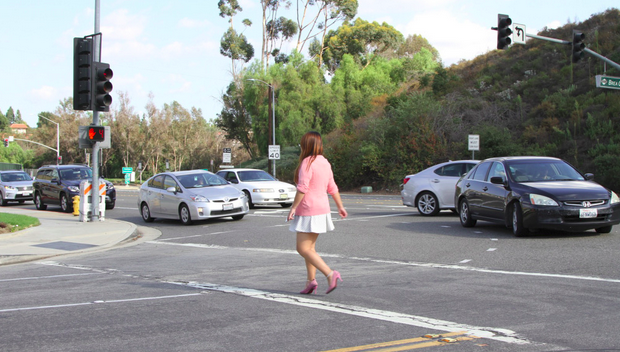
#> input picture detecting_recognizing_objects/images/people.png, 620 x 352 px
$ python 50_people_detection.py
#> lines starting #> are read from the running program, lines starting #| are printed output that depends on the picture; after the words box and inside, x2 and y2 are one past the last pixel; in counts of white or black regions, pixels touching at a corner belong together
import cv2
import numpy as np

def is_inside(o, i):
	ox, oy, ow, oh = o
	ix, iy, iw, ih = i
	return ox > ix and oy > iy and ox + ow < ix + iw and oy + oh < iy + ih

def draw_person(image, person):
    x, y, w, h = person
    cv2.rectangle(img, (x, y), (x + w, y + h), (0, 255, 255), 2)

img = cv2.imread("images/people.png")
#> img is the input picture: shape (352, 620, 3); mean B, G, R 139.8, 142.9, 140.8
hog = cv2.HOGDescriptor()
hog.setSVMDetector(cv2.HOGDescriptor_getDefaultPeopleDetector())
found, w = hog.detectMultiScale(img)
#> found = [[266, 123, 98, 196]]; w = [2.91]
found_filtered = []

for ri, r in enumerate(found):
	for qi, q in enumerate(found):
		if ri != qi and is_inside(r, q):
			break
	else:
		found_filtered.append(r)
#> this loop made 1 pass
#> (ri, r) on pass 1: (0, [266, 123, 98, 196])
#> after the loop, found_filtered = [[266, 123, 98, 196]]

for person in found_filtered:
    draw_person(img, person)
#> this loop made 1 pass
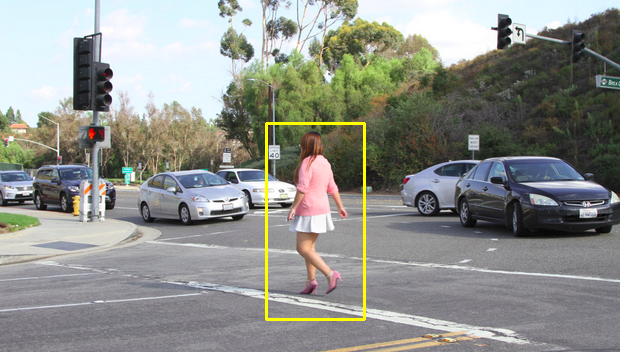
#> img: shape (352, 620, 3); 0.81% of pixels changed, all inside (x1, y1, x2, y2) = (265, 122, 366, 321)

cv2.imshow("people detection", img)
cv2.waitKey(0)
cv2.destroyAllWindows()
